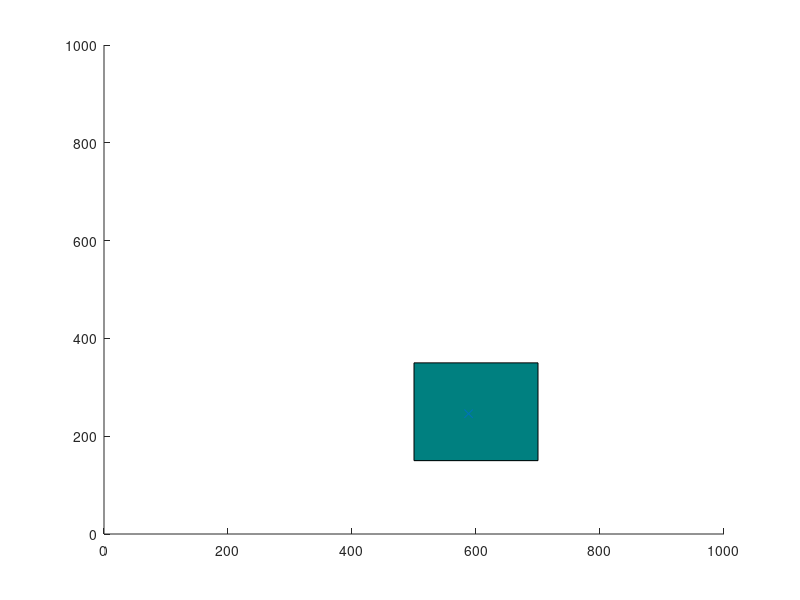

Reproduce this figure in MATLAB. (Note: this script raises an error after producing the figure.)
% RRT* algorithm in 2D with collision avoidance.
% 
% Author: Sai Vemprala
% 
% nodes:    Contains list of all explored nodes. Each node contains its
%           coordinates, cost to reach and its parent.
% 
% Brief description of algorithm: 
% 1. Pick a random node q_rand.
% 2. Find the closest node q_near from explored nodes to branch out from, towards
%    q_rand.
% 3. Steer from q_near towards q_rand: interpolate if node is too far away, reach
%    q_new. Check that obstacle is not hit.
% 4. Update cost of reaching q_new from q_near, treat it as Cmin. For now,
%    q_near acts as the parent node of q_new.
% 5. From the list of 'visited' nodes, check for nearest neighbors with a 
%    given radius, insert in a list q_nearest.
% 6. In all members of q_nearest, check if q_new can be reached from a
%    different parent node with cost lower than Cmin, and without colliding
%    with the obstacle. Select the node that results in the least cost and 
%    update the parent of q_new.
% 7. Add q_new to node list.
% 8. Continue until maximum number of nodes is reached or goal is hit.

clearvars
close all

x_max = 1000;
y_max = 1000;
obstacle = [500,150,200,200];
EPS = 20;
numNodes = 100;        

q_start.coord = [0 0];
q_start.cost = 0;
q_start.parent = 0;
q_goal.coord = [800 800];
q_goal.cost = 0;

nodes(1) = q_start;
figure(1)
axis([0 x_max 0 y_max])
rectangle('Position',obstacle,'FaceColor',[0 .5 .5])
hold on

for i = 1:1:numNodes
    q_rand = [floor(rand(1)*x_max) floor(rand(1)*y_max)];
    plot(q_rand(1), q_rand(2), 'x', 'Color',  [0 0.4470 0.7410])
    
    % Break if goal node is already reached
    for j = 1:1:length(nodes)
        if nodes(j).coord == q_goal.coord
            break
        end
    end
    
    % Pick the closest node from existing list to branch out from
    ndist = [];
    for j = 1:1:length(nodes)
        n = nodes(j);
        tmp = dist(n.coord, q_rand);
        ndist = [ndist tmp];
    end
    [val, idx] = min(ndist);
    q_near = nodes(idx);
    
    q_new.coord = steer(q_rand, q_near.coord, val, EPS);
    if noCollision(q_rand, q_near.coord, obstacle)
        line([q_near.coord(1), q_new.coord(1)], [q_near.coord(2), q_new.coord(2)], 'Color', 'k', 'LineWidth', 2);
        drawnow
        hold on
        q_new.cost = dist(q_new.coord, q_near.coord) + q_near.cost;
        
        % Within a radius of r, find all existing nodes
        q_nearest = [];
        r = 60;
        neighbor_count = 1;
        for j = 1:1:length(nodes)
            if noCollision(nodes(j).coord, q_new.coord, obstacle) && dist(nodes(j).coord, q_new.coord) <= r
                q_nearest(neighbor_count).coord = nodes(j).coord;
                q_nearest(neighbor_count).cost = nodes(j).cost;
                neighbor_count = neighbor_count+1;
            end
        end
        
        % Initialize cost to currently known value
        q_min = q_near;
        C_min = q_new.cost;
        
        % Iterate through all nearest neighbors to find alternate lower
        % cost paths
        
        for k = 1:1:length(q_nearest)
            if noCollision(q_nearest(k).coord, q_new.coord, obstacle) && q_nearest(k).cost + dist(q_nearest(k).coord, q_new.coord) < C_min
                q_min = q_nearest(k);
                C_min = q_nearest(k).cost + dist(q_nearest(k).coord, q_new.coord);
                line([q_min.coord(1), q_new.coord(1)], [q_min.coord(2), q_new.coord(2)], 'Color', 'g');                
                hold on
            end
        end
        
        % Update parent to least cost-from node
        for j = 1:1:length(nodes)
            if nodes(j).coord == q_min.coord
                q_new.parent = j;
            end
        end
        
        % Append to nodes
        nodes = [nodes q_new];
    end
end

D = [];
for j = 1:1:length(nodes)
    tmpdist = dist(nodes(j).coord, q_goal.coord);
    D = [D tmpdist];
end

% Search backwards from goal to start to find the optimal least cost path
[val, idx] = min(D);
q_final = nodes(idx);
q_goal.parent = idx;
q_end = q_goal;
nodes = [nodes q_goal];
while q_end.parent ~= 0
    start = q_end.parent;
    line([q_end.coord(1), nodes(start).coord(1)], [q_end.coord(2), nodes(start).coord(2)], 'Color', 'r', 'LineWidth', 2);
    hold on
    q_end = nodes(start);
end


